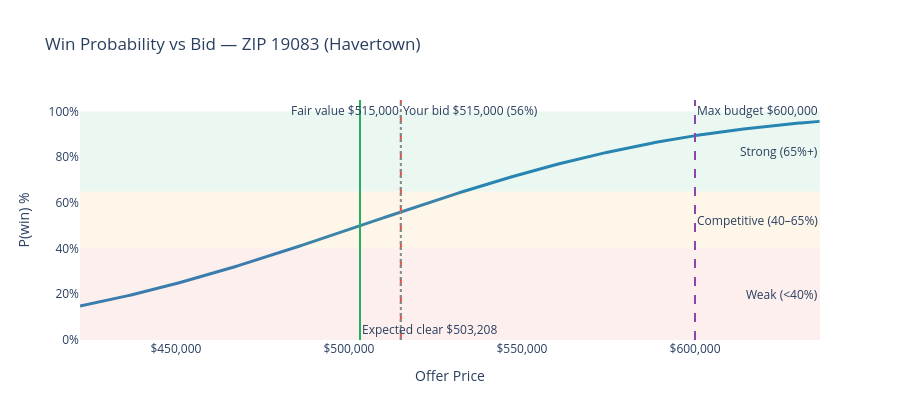

Notebook cell for this chart:
### Code cell
# ── Run analysis ─────────────────────────────────────────────────────────────
pw, zs, mu, gap_adj = _p_win(YOUR_BID, FAIR_VALUE, ZIP_CODE, DOM, LIST_PRICE)
sig        = zs['price_std']

# 1. Zip market profile
print(f'\n{"="*58}')
print(f'  ZIP {ZIP_CODE} — {zs["city"]}')
print(f'{"="*58}')
print(f'  Hotness premium (median above fair value):    ${zs["hotness_prem"]:>+10,.0f}')
print(f'  Price std dev (σ):                            ${sig:>10,.0f}')
print(f'  Hotness score:                               {zs["hotness_score"]:>10.0f}/100')
if not (isinstance(zs["med_dom"], float) and (zs["med_dom"] != zs["med_dom"])):
    print(f'  Median DOM:                                  {zs["med_dom"]:>10.0f} days')
print(f'  Comparable sales in dataset:                 {zs["n"]:>10,}')
list_adj_str = f'${gap_adj:>+10,.0f}  ({"underpriced" if gap_adj > 0 else "overpriced"})' if gap_adj != 0 else '     n/a (list = FV)'
print(f'  List price adjustment (0.35×gap):             {list_adj_str}')
if DOM >= 30:
    print(f'  DOM cooldown factor ({DOM} days):              {_dom_f(DOM):>10.2f}x')

# 2. Single-point offer analysis
print(f'\n{"-"*58}')
print(f'  OFFER ANALYSIS')
print(f'{"-"*58}')
print(f'  List price          : ${LIST_PRICE:>12,.0f}  (FV is {(FAIR_VALUE-LIST_PRICE)/LIST_PRICE*100:+.1f}% vs list)')
print(f'  Fair value (model)  : ${FAIR_VALUE:>12,.0f}')
print(f'  List price adj (0.35×gap): ${gap_adj:>+10,.0f}')
print(f'  Expected clear price: ${mu:>12,.0f}')
print(f'  Your bid            : ${YOUR_BID:>12,.0f}  ({(YOUR_BID-FAIR_VALUE)/FAIR_VALUE*100:+.1f}% vs fair value)')
print(f'  P(offer accepted)   : {pw*100:>11.1f}%')
if   pw >= 0.80: verdict = 'VERY STRONG  — likely the top bid'
elif pw >= 0.65: verdict = 'STRONG       — solid chance of acceptance'
elif pw >= 0.50: verdict = 'COMPETITIVE  — near the expected clearing price'
elif pw >= 0.35: verdict = 'MODERATE     — may lose to higher offers'
else:            verdict = 'WEAK         — well below likely clearing price'
print(f'  Verdict             : {verdict}')

# 3. Bid sweep chart
bids  = np.linspace(FAIR_VALUE * 0.82, min(FAIR_VALUE * 1.25, MAX_BUDGET * 1.06), 400)
probs = [float(stats.norm.cdf(b, mu, sig)) * 100 for b in bids]  # mu already includes gap_adj
fig = go.Figure()
fig.add_trace(go.Scatter(x=bids, y=probs, mode='lines', line=dict(color='#2980b9', width=3),
                         hovertemplate='Bid: $%{x:,.0f}<br>P(win): %{y:.1f}%<extra></extra>'))
for lo, hi, col, lbl in [(65,100,'rgba(39,174,96,0.09)','Strong (65%+)'),
                          (40,65, 'rgba(243,156,18,0.09)','Competitive (40–65%)'),
                          (0, 40, 'rgba(231,76,60,0.09)', 'Weak (<40%)')]:
    fig.add_hrect(y0=lo, y1=hi, fillcolor=col, line_width=0, annotation_text=lbl, annotation_position='right')
fig.add_vline(x=YOUR_BID,   line_dash='dash',  line_color='#e74c3c',
              annotation_text=f'Your bid ${YOUR_BID:,.0f} ({pw*100:.0f}%)', annotation_position='top right')
fig.add_vline(x=FAIR_VALUE, line_dash='dot',   line_color='#7f8c8d',
              annotation_text=f'Fair value ${FAIR_VALUE:,.0f}', annotation_position='top left')
fig.add_vline(x=mu,         line_dash='solid', line_color='#27ae60',
              annotation_text=f'Expected clear ${mu:,.0f}', annotation_position='bottom right')
if MAX_BUDGET <= bids[-1]:
    fig.add_vline(x=MAX_BUDGET, line_dash='dash', line_color='#8e44ad',
                  annotation_text=f'Max budget ${MAX_BUDGET:,.0f}', annotation_position='top right')
fig.update_layout(title=f'Win Probability vs Bid — ZIP {ZIP_CODE} ({zs["city"]})',
                  xaxis_title='Offer Price', yaxis_title='P(win) %',
                  xaxis_tickformat='$,.0f', yaxis=dict(range=[0,105], ticksuffix='%'),
                  height=420, plot_bgcolor='white', paper_bgcolor='white', showlegend=False)
fig.show()

# 4. Bid-for-probability table
print(f'\n{"-"*58}')
print(f'  BIDS NEEDED FOR TARGET WIN PROBABILITY')
print(f'{"-"*58}')
print(f'  {"Target":>8}  {"Required Bid":>14}  {"vs Fair Value":>13}  Notes')
print(f'  {"-"*54}')
for p in [0.30, 0.40, 0.50, 0.60, 0.70, 0.80, 0.90]:
    b    = _bid_for_p(p, FAIR_VALUE, ZIP_CODE, DOM, LIST_PRICE)
    dpct = (b - FAIR_VALUE) / FAIR_VALUE * 100
    note = '⚠ OVER BUDGET' if b > MAX_BUDGET else ('◄ YOUR BID' if abs(b - YOUR_BID) < 7000 else '')
    print(f'  {p*100:>7.0f}%  ${b:>13,.0f}  {dpct:>+12.1f}%  {note}')

# 5. Escalation clause simulation
if ESC_BASE is not None:
    rng = np.random.default_rng(42)
    hot = zs['hotness_score'] / 100
    n_probs = np.array([1-hot, hot*0.4, hot*0.4, hot*0.2]); n_probs /= n_probs.sum()
    wins, prices = [], []
    for _ in range(20_000):
        nc = rng.choice([0,1,2,3], p=n_probs)
        if nc == 0:
            wins.append(True); prices.append(ESC_BASE)
        else:
            best = rng.normal(mu, sig, nc).max()
            esc  = min(ESC_BASE + ESC_INCREMENT + max(0, best - ESC_BASE), ESC_CAP)
            won  = esc >= best
            wins.append(won)
            if won: prices.append(esc)
    wr  = float(np.mean(wins))
    avg = float(np.mean(prices)) if prices else float('nan')
    print(f'\n{"-"*58}')
    print(f'  ESCALATION CLAUSE (n=20,000 simulations)')
    print(f'{"-"*58}')
    print(f'  Base / Increment / Cap : ${ESC_BASE:,.0f} / ${ESC_INCREMENT:,.0f} / ${ESC_CAP:,.0f}')
    print(f'  Win rate               : {wr*100:.1f}%')
    print(f'  Avg final price if won : ${avg:,.0f}')
    print(f'  Probability-wtd cost   : ${wr*avg:,.0f}')

# 6. Bid strategy report
print(f'\n{"━"*58}')
print(f'  BID STRATEGY REPORT')
print(f'  ZIP {ZIP_CODE} ({zs["city"]})  |  List ${LIST_PRICE:,.0f}  |  FV ${FAIR_VALUE:,.0f}  |  DOM {DOM}')
print(f'{"━"*58}')
print(f'  {"Bid":>14}  {"vs Fair Val":>12}  {"P(win)":>8}  Tier')
print(f'  {"-"*54}')
for p_t in [0.30, 0.45, 0.55, 0.65, 0.75, 0.85]:
    b    = _bid_for_p(p_t, FAIR_VALUE, ZIP_CODE, DOM, LIST_PRICE)
    dpct = (b - FAIR_VALUE) / FAIR_VALUE * 100
    tier = '⚠ OVER BUDGET' if b > MAX_BUDGET else ('Strong' if p_t >= 0.75 else ('Competitive' if p_t >= 0.55 else 'Speculative'))
    you  = '  ◄ your bid' if abs(b - YOUR_BID) < 8000 else ''
    print(f'  ${b:>13,.0f}  {dpct:>+10.1f}%  {p_t*100:>7.0f}%  {tier}{you}')
print(f'  {"-"*54}')
print(f'  Max budget ${MAX_BUDGET:,.0f}  →  P(win) at cap = {_p_win(MAX_BUDGET, FAIR_VALUE, ZIP_CODE, DOM, LIST_PRICE)[0]*100:.1f}%')
print(f'{"━"*58}')

### Figure 1 — Plotly figure (JSON) as saved in the notebook; plotly's stock layout.template omitted (floating-point values rounded to 4 significant figures; data arrays with more than 128 entries replaced by an {"elided": "..."} marker saying what was removed)
{"data": [{"hovertemplate": "Bid: $%{x:,.0f}<br>P(win): %{y:.1f}%<extra></extra>", "line": {"color": "#2980b9", "width": 3}, "mode": "lines", "type": "scatter", "x": {"elided": "400 float values"}, "y": {"elided": "400 float values"}}], "layout": {"annotations": [{"showarrow": false, "text": "Strong (65%+)", "x": 1, "xanchor": "right", "xref": "x domain", "y": 82.5, "yanchor": "middle", "yref": "y"}, {"showarrow": false, "text": "Competitive (40–65%)", "x": 1, "xanchor": "right", "xref": "x domain", "y": 52.5, "yanchor": "middle", "yref": "y"}, {"showarrow": false, "text": "Weak (<40%)", "x": 1, "xanchor": "right", "xref": "x domain", "y": 20, "yanchor": "middle", "yref": "y"}, {"showarrow": false, "text": "Your bid $515,000 (56%)", "x": 515000, "xanchor": "left", "xref": "x", "y": 1, "yanchor": "top", "yref": "y domain"}, {"showarrow": false, "text": "Fair value $515,000", "x": 515000, "xanchor": "right", "xref": "x", "y": 1, "yanchor": "top", "yref": "y domain"}, {"showarrow": false, "text": "Expected clear $503,208", "x": 503200.0, "xanchor": "left", "xref": "x", "y": 0, "yanchor": "bottom", "yref": "y domain"}, {"showarrow": false, "text": "Max budget $600,000", "x": 600000, "xanchor": "left", "xref": "x", "y": 1, "yanchor": "top", "yref": "y domain"}], "height": 420, "paper_bgcolor": "white", "plot_bgcolor": "white", "shapes": [{"fillcolor": "rgba(39,174,96,0.09)", "line": {"width": 0}, "type": "rect", "x0": 0, "x1": 1, "xref": "x domain", "y0": 65, "y1": 100, "yref": "y"}, {"fillcolor": "rgba(243,156,18,0.09)", "line": {"width": 0}, "type": "rect", "x0": 0, "x1": 1, "xref": "x domain", "y0": 40, "y1": 65, "yref": "y"}, {"fillcolor": "rgba(231,76,60,0.09)", "line": {"width": 0}, "type": "rect", "x0": 0, "x1": 1, "xref": "x domain", "y0": 0, "y1": 40, "yref": "y"}, {"line": {"color": "#e74c3c", "dash": "dash"}, "type": "line", "x0": 515000, "x1": 515000, "xref": "x", "y0": 0, "y1": 1, "yref": "y domain"}, {"line": {"color": "#7f8c8d", "dash": "dot"}, "type": "line", "x0": 515000, "x1": 515000, "xref": "x", "y0": 0, "y1": 1, "yref": "y domain"}, {"line": {"color": "#27ae60", "dash": "solid"}, "type": "line", "x0": 503200.0, "x1": 503200.0, "xref": "x", "y0": 0, "y1": 1, "yref": "y domain"}, {"line": {"color": "#8e44ad", "dash": "dash"}, "type": "line", "x0": 600000, "x1": 600000, "xref": "x", "y0": 0, "y1": 1, "yref": "y domain"}], "showlegend": false, "title": {"text": "Win Probability vs Bid — ZIP 19083 (Havertown)"}, "xaxis": {"tickformat": "$,.0f", "title": {"text": "Offer Price"}}, "yaxis": {"range": [0, 105], "ticksuffix": "%", "title": {"text": "P(win) %"}}}}
